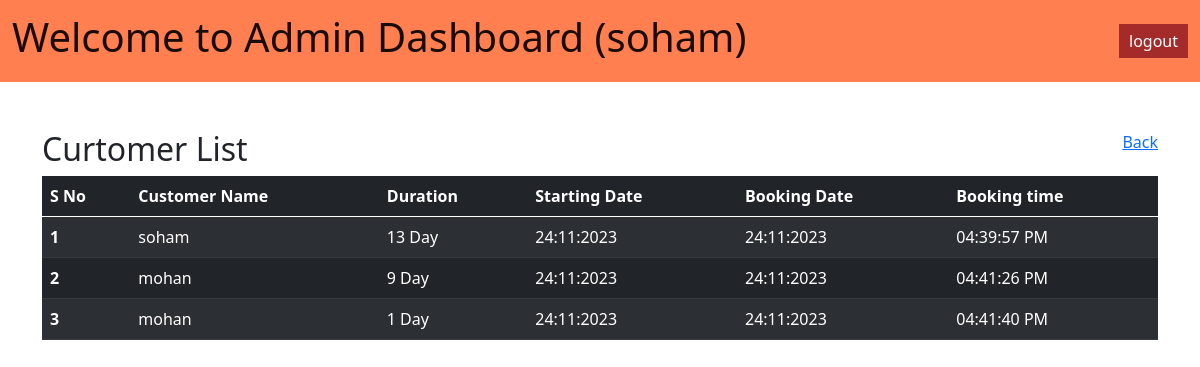
/admin/viewBookedCars.php?postid=1 (signed in), run on the app's committed database.
### tables this page shows
CREATE TABLE `orderdb` (
  `id` int(11) NOT NULL,
  `pid` int(11) NOT NULL,
  `customerid` int(11) NOT NULL,
  `days` text NOT NULL,
  `date` text NOT NULL,
  `status` int(11) NOT NULL,
  `insertionDate` text NOT NULL,
  `insertionTime` text NOT NULL
);

CREATE TABLE `customerlogindb` (
  `id` int(11) NOT NULL,
  `userName` text NOT NULL,
  `email` varchar(255) NOT NULL,
  `password` varchar(512) NOT NULL,
  `status` int(11) NOT NULL COMMENT 'Profile is Active or Deactive',
  `date` varchar(255) NOT NULL COMMENT 'Asia/Kolkata Time zone',
  `time` varchar(255) NOT NULL COMMENT 'Asia/Kolkata Time zone'
);

### admin/viewBookedCars.php (the view, shortened to what this page needs)
<?php
include('../init/db.php');
?>
<!DOCTYPE html>
<html lang="en">
<head>
    <link href="https://cdn.jsdelivr.net/npm/bootstrap@5.0.2/dist/css/bootstrap.min.css" rel="stylesheet">
</head>
<body>
    <?php
    include('./navbar.php');
    ?>
    <div class="container mt-5 title-view">
        <h2>Curtomer List</h2><span><a href="./view.php">Back</a></span>
    </div>
    <div class="container">
        <table class="table table-dark table-striped table-hover table-responsive">
            <thead>
                <tr>
                    <th scope="col">S No</th>
                    <th scope="col">Customer Name</th>
                    <th scope="col">Duration</th>
                    <th scope="col">Starting Date</th>
                    <th scope="col">Booking Date</th>
                    <th scope="col">Booking time</th>
                </tr>
            </thead>
            <tbody>
                <?php
                if (isset($_GET['postid'])) {
                    $id  = mysqli_real_escape_string($con, $_GET['postid']);
                    $selectCar = "select * from orderdb where pid = '$id'";
                    $queryCar = mysqli_query($con, $selectCar);
                    $rowCar = mysqli_num_rows($queryCar);
                    if ($rowCar > 0) {
                        $i = 1;
                        while ($fetch = mysqli_fetch_assoc($queryCar)) {
                            $customerSelect = "select userName from customerlogindb where id = '$fetch[customerid]'";
                            $queryCustomer = mysqli_query($con, $customerSelect);
                            $row = mysqli_num_rows($queryCustomer);
                            $fetchCustomer = mysqli_fetch_assoc($queryCustomer)
                ?>
                            <tr>
                                <th scope="row"><?php echo $i++; ?></th>
                                <td><?php if ($row > 0) {
                                        echo $fetchCustomer['userName'];
                                    } else {
                                        echo 'customer account not exist';
                                    } ?></td>
                                <td><?php echo $fetch['days']; ?></td>
                                <td><?php echo $fetch['date']; ?></td>
                                <td><?php echo $fetch['insertionDate']; ?></td>
                                <td><?php echo $fetch['insertionTime']; ?></td>
                                </tr>
                                <?php
                            }
                        } else {
                                ?>
                            <tr>
                                <td colspan="6">Car has not Booked yet !!
                            </tr>
                            </td><?php
                                }
                            }
                                    ?>
            </tbody>
        </table>
    </div>
</body>
</html>

### admin/navbar.php
<nav class="navbar navbar-expand-lg navbar-light" style="background-color: coral;">
  <div class="container-fluid d-flex justify-space-between">
    <a class="navbar-brand" href="#"><h1 style="text-wrap: wrap;">Welcome to Admin Dashboard (<?php echo $_SESSION['Username'];?>)</h1></a>
    <a href="../logout.php" style="background-color: brown;color:#fff; padding:5px 10px;text-decoration:none;">logout</a>
  </div>
</nav>

### admin/viewBookedCars.php (style rules this page uses)
.title-view { display: flex; justify-content: space-between; }

### data on the page
orderdb: customerlogindb.userName "soham", days "13 Day", date "24:11:2023", insertionDate "24:11:2023", insertionTime "04:39:57 PM"
orderdb: customerlogindb.userName "mohan", days "9 Day", date "24:11:2023", insertionDate "24:11:2023", insertionTime "04:41:26 PM"
orderdb: customerlogindb.userName "mohan", days "1 Day", date "24:11:2023", insertionDate "24:11:2023", insertionTime "04:41:40 PM"

### other printed values
$_SESSION['Username'] "soham"
